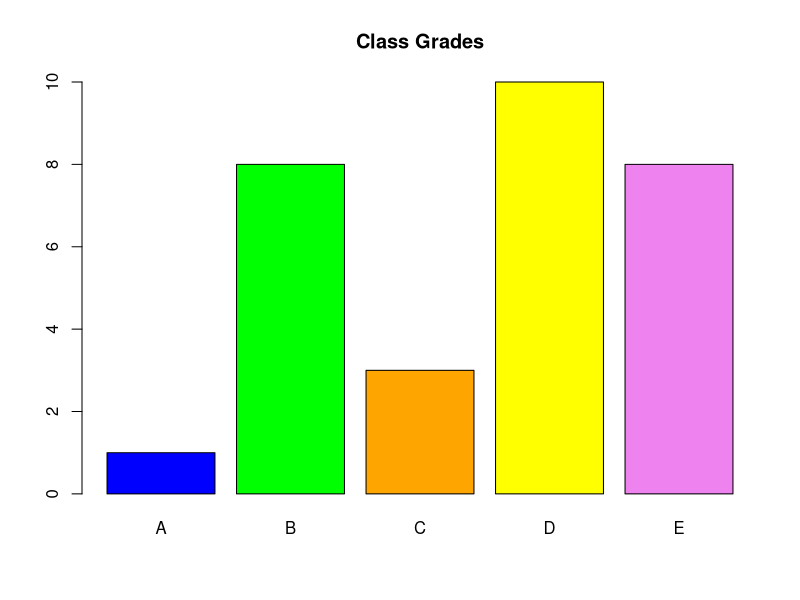

Write R code to recreate this figure.
marks <- sample(40:100, 30, replace = TRUE)

count_A <- sum(marks >= 90)
count_B <- sum(marks >= 80 & marks <= 89)
count_C <- sum(marks >= 70 & marks <= 79)
count_D <- sum(marks >= 60 & marks <= 69)
count_E <- sum(marks < 60)

grade_counts <- c(count_A, count_B, count_C, count_D, count_E)
grade_names <- c("A", "B", "C", "D", "E")

barplot(grade_counts, names.arg = grade_names, col = c("blue","green","orange","yellow","violet"), main = "Class Grades")

average_score <- mean(marks)
print(paste("The average score is:", average_score))
